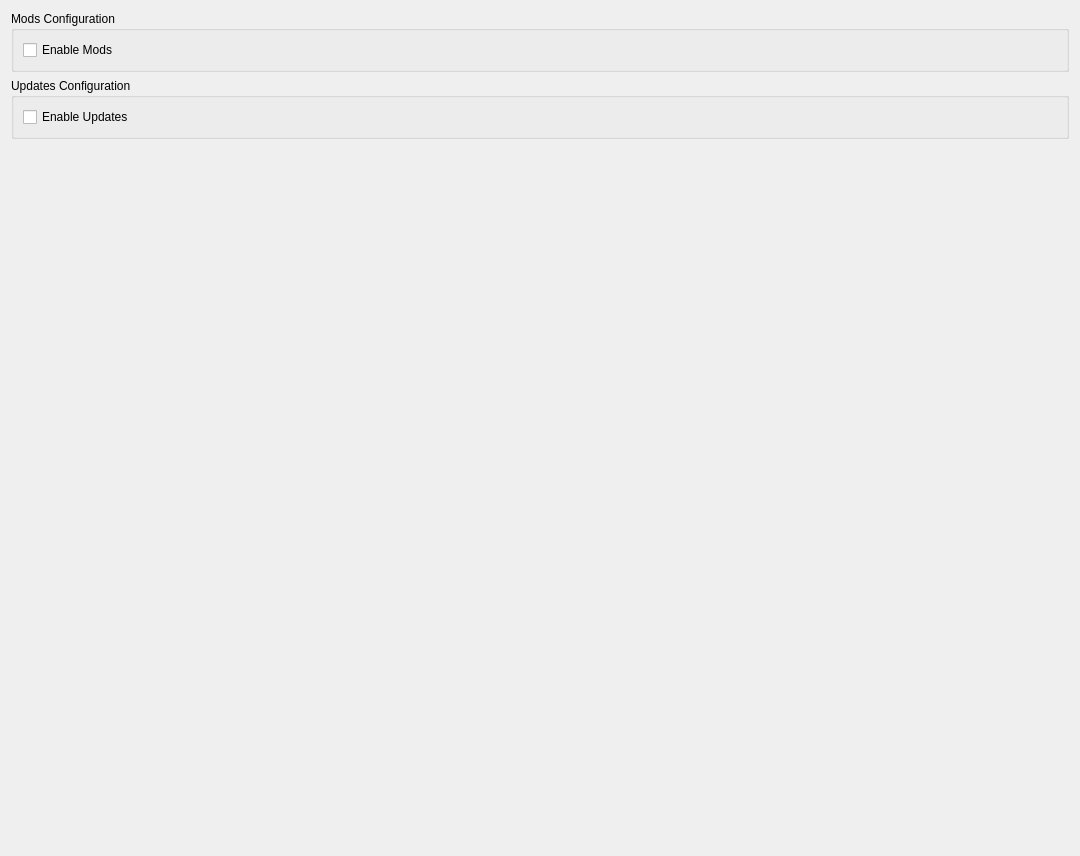
						<widget class="QWidget" name="gameTabContents">
							<property name="geometry">
								<rect>
									<x>0</x>
									<y>0</y>
									<width>1080</width>
									<height>856</height>
								</rect>
							</property>
							<layout class="QVBoxLayout" name="verticalLayout_game">
								<item>
									<widget class="QGroupBox" name="modsGroupBox">
										<property name="title">
											<string>Mods Configuration</string>
										</property>
										<layout class="QVBoxLayout" name="modsLayout">
											<property name="leftMargin">
												<number>9</number>
											</property>
											<property name="topMargin">
												<number>9</number>
											</property>
											<property name="rightMargin">
												<number>9</number>
											</property>
											<property name="bottomMargin">
												<number>9</number>
											</property>
											<item>
												<widget class="QCheckBox" name="enableModsCheckBox">
													<property name="text">
														<string>Enable Mods</string>
													</property>
												</widget>
											</item>
										</layout>
									</widget>
								</item>
								<item>
									<widget class="QGroupBox" name="updatesGroupBox">
										<property name="title">
											<string>Updates Configuration</string>
										</property>
										<layout class="QVBoxLayout" name="updatesLayout">
											<property name="leftMargin">
												<number>9</number>
											</property>
											<property name="topMargin">
												<number>9</number>
											</property>
											<property name="rightMargin">
												<number>9</number>
											</property>
											<property name="bottomMargin">
												<number>9</number>
											</property>
											<item>
												<widget class="QCheckBox" name="enableUpdatesCheckBox">
													<property name="text">
														<string>Enable Updates</string>
													</property>
												</widget>
											</item>
										</layout>
									</widget>
								</item>
								<item>
									<spacer name="gameTabSpacer">
										<property name="orientation">
											<enum>Qt::Vertical</enum>
										</property>
										<property name="sizeHint" stdset="0">
											<size>
												<width>20</width>
												<height>40</height>
											</size>
										</property>
									</spacer>
								</item>
							</layout>
						</widget>
